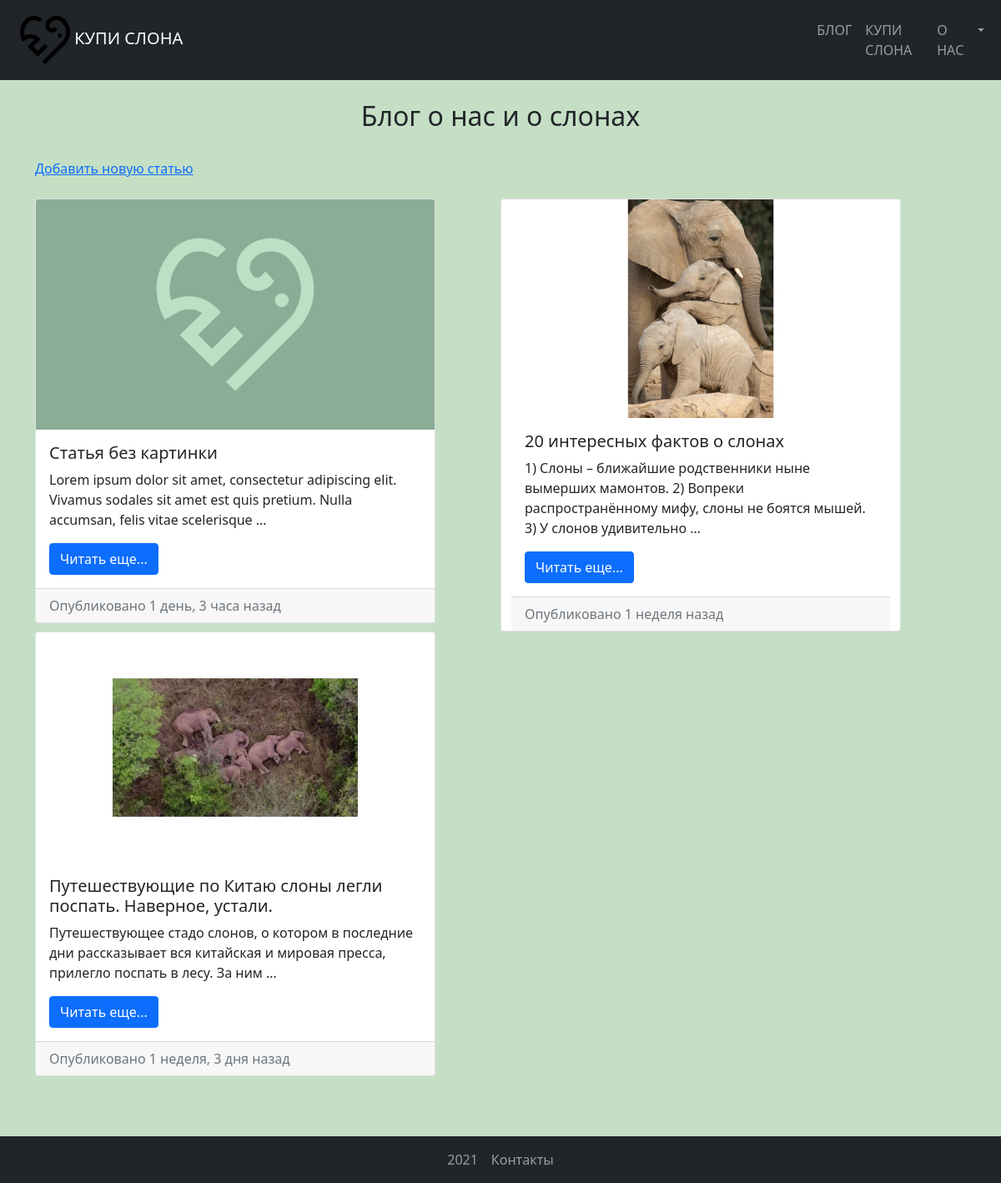
The app's page /, older data.
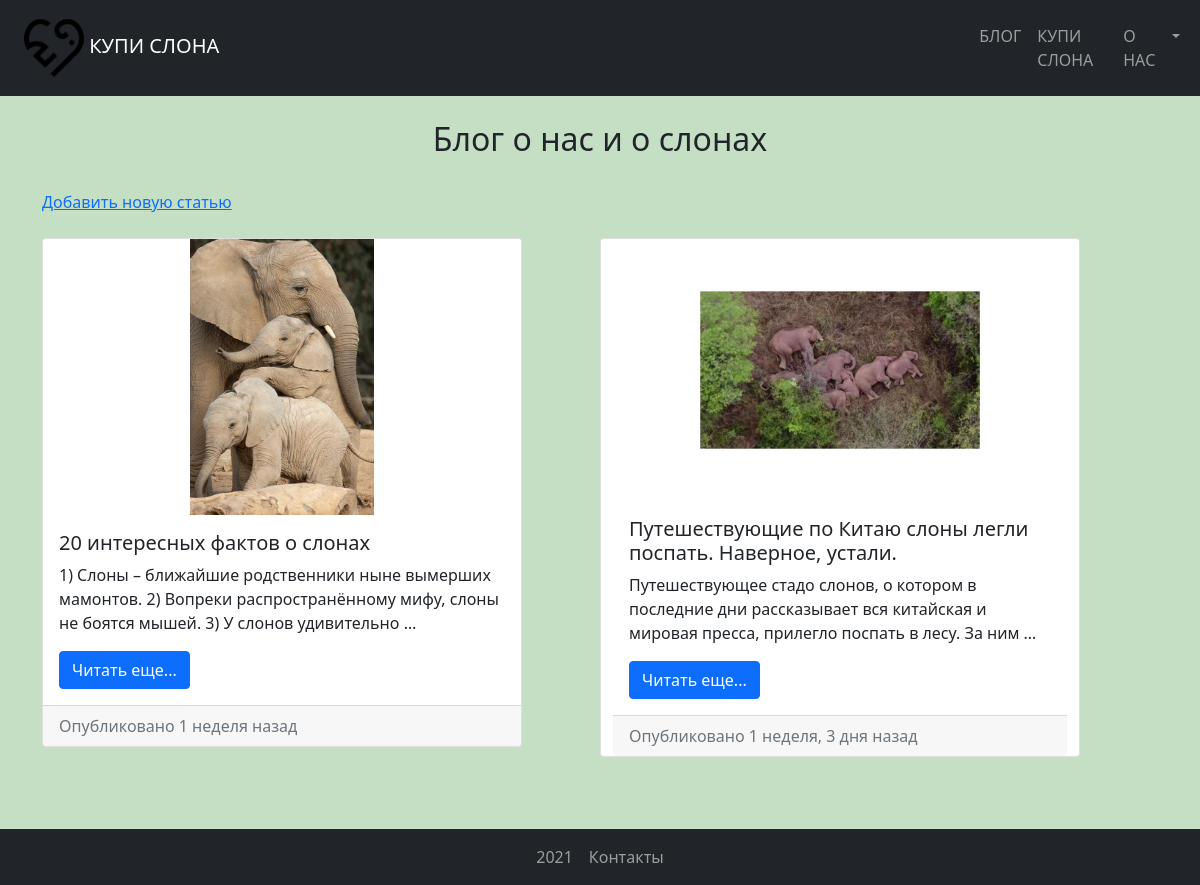
The same page, newer data.
### news/models.py (models this page shows, shortened)
class News(models.Model):
    title = models.CharField(max_length=100, verbose_name='Название')
    content = models.TextField(blank=True, verbose_name="Текст")
    created_at = models.DateTimeField(auto_now_add=True, verbose_name="Дата создания")
    updated_at = models.DateTimeField(auto_now=True, verbose_name="Дата последней редакции")
    photo = models.ManyToManyField(Images, verbose_name="Изображения", blank=True)
    is_published = models.BooleanField(default=True, verbose_name="Статус")
    author = models.CharField(max_length=30, verbose_name="Автор")
    class Meta:
        verbose_name = 'Новость'
        verbose_name_plural = 'Новости'
        ordering = ['-updated_at']
    def get_absolute_url(self):
        return reverse('article', kwargs={'pk': self.pk})

### images/models.py (models this page shows, shortened)
class Images(models.Model):
    title = models.CharField(max_length=30, verbose_name='Имя')
    image = ProcessedImageField(processors=[ResizeToFit(
                                                            width=1300,
                                                            height=750,
                                                            mat_color='white',
                                                            upscale=False,
                                                        )],
                                verbose_name="Расположение")
    class Meta:
        verbose_name = 'Изображение'
        verbose_name_plural = "Изображения"
        ordering = ['title', 'id']

### news/views.py (the view)
# urls.py: path('', HomeNews.as_view(), name='blog'),
class HomeNews(ListView):
    model = News
    template_name = 'news/blog.html'
    context_object_name = 'news'
    def get_context_data(self, *, object_list=None, **kwargs):
        context = super(HomeNews, self).get_context_data(**kwargs)
        return context
    def get_queryset(self):
        return News.objects.filter(is_published=True)[:8]

### news/templates/news/blog.html (shortened to what this page needs)
{% extends 'base.html' %}
{% block heading %}Блог о нас и о слонах{% endblock %}
{% block content %}
    <a href="{% url 'add_article' %}">Добавить новую статью</a> <br> <br>
    <div class="row">
        {% for item in news %}
            {% cycle True False as row silent %}
            {% if row %}
                <div class="col-lg-6">
            {% endif %}
        <div class="card" style="width: 30rem;">
            {% if item.photo.all %}
                <img src="/images/{{ item.photo.all.0.image }}" class="card-img-top" alt="...">
            {% else %}
                <img src="/images/brand/default_picture.png" class="card-img-top" alt="...">
            {% endif %}
            <div class="card-body">
                <h5 class="card-title">{{ item.title }}</h5>
                <p class="card-text">{{ item.content|truncatewords:20 }}</p>
                <a href="{{ item.get_absolute_url }}" class="btn btn-primary">Читать еще...</a>
            </div>
            <div class="card-footer text-muted"> Опубликовано {{ item.created_at|timesince }} назад
            </div>
        </div>
        {% if row %}
            </div>
        {% endif %}
        {% endfor %}
    </div>
{% endblock %}

Row changes from the older to the newer data that the page shows:
no longer on this page (row edited): News: title "Cтатья без картинки", content "Lorem ipsum dolor sit amet, consectetur adipiscing elit. Vivamus sodales sit amet est quis pretium. Nulla accumsan, felis vitae scelerisque …", created_at "1 день, 3 часа"
